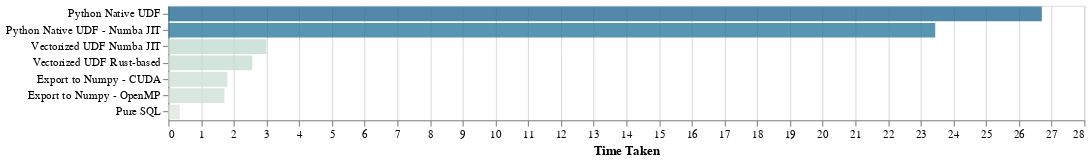

Notebook cell for this chart:
### Code cell
entries = {
    "Python Native UDF": 26.701,  # seconds
    "Python Native UDF - Numba JIT": 23.443,  # seconds
    "Vectorized UDF Numba JIT": 2.998,  # seconds
    "Vectorized UDF Rust-based": 2.566,  # seconds
    "Pure SQL": 0.3479,  # seconds
    "Export to Numpy - OpenMP": 1.715,  # seconds
    "Export to Numpy - CUDA": 1.803,  # seconds
}
get_chart(entries)

### Figure 1 — Vega-Lite specification as saved in the notebook (floating-point values rounded to 4 significant figures)
{"config": {"view": {"continuousWidth": 300, "continuousHeight": 300}, "autosize": {"resize": true}}, "data": {"name": "data-cac50f3e13ccc2b00d2c7b297cf6b279"}, "mark": {"type": "bar"}, "encoding": {"color": {"field": "time_taken", "legend": null, "scale": {"domain": [0, 30], "scheme": "lighttealblue"}, "type": "quantitative"}, "opacity": {"value": 0.8}, "x": {"axis": {"title": "Time Taken"}, "field": "time_taken", "type": "quantitative"}, "y": {"axis": {"title": null}, "field": "approach", "sort": "-x", "type": "nominal"}}, "height": 100, "width": 800, "$schema": "https://vega.github.io/schema/vega-lite/v5.17.0.json", "datasets": {"data-cac50f3e13ccc2b00d2c7b297cf6b279": [{"approach": "Python Native UDF", "time_taken": 26.7}, {"approach": "Python Native UDF - Numba JIT", "time_taken": 23.44}, {"approach": "Vectorized UDF Numba JIT", "time_taken": 2.998}, {"approach": "Vectorized UDF Rust-based", "time_taken": 2.566}, {"approach": "Pure SQL", "time_taken": 0.3479}, {"approach": "Export to Numpy - OpenMP", "time_taken": 1.715}, {"approach": "Export to Numpy - CUDA", "time_taken": 1.803}]}}
